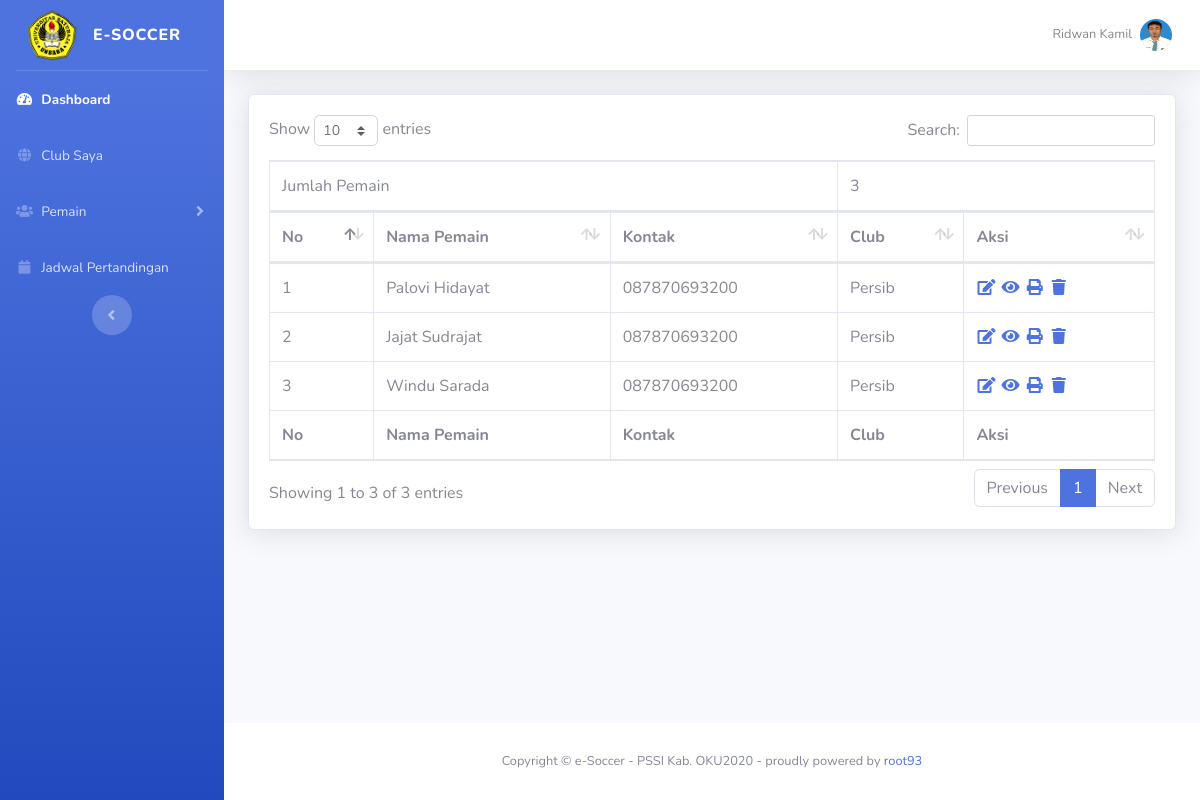
/user/adminclub?page=pemain (signed in), run on the app's committed database.
### tables this page shows
CREATE TABLE `pengaturan` (
  `id_pengaturan` tinyint(1) NOT NULL COMMENT 'id',
  `nama_situs` varchar(75) NOT NULL COMMENT 'nama situs',
  `nama_aplikasi` varchar(75) NOT NULL COMMENT 'nama aplikasi',
  `nama_pengelola` varchar(75) NOT NULL COMMENT 'nama admin situs',
  `deskripsi_situs` text NOT NULL,
  `alamat_situs` text NOT NULL COMMENT 'alamat rumah situs',
  `status_situs` enum('Open','Maintenance') NOT NULL COMMENT 'buka tutup situs',
  `logo` varchar(25) NOT NULL COMMENT 'logo situs/aplikasi',
  `favicon` varchar(25) NOT NULL COMMENT 'icon situs'
);

CREATE TABLE `profile_admclub` (
  `id_admclub` int(11) NOT NULL COMMENT 'id admin club',
  `id_user` int(13) NOT NULL COMMENT 'id akun',
  `id_club` tinyint(4) NOT NULL DEFAULT 0 COMMENT 'id club admin',
  `nama_admclub` varchar(64) NOT NULL COMMENT 'nama admin club',
  `tempat_lahir` varchar(50) DEFAULT NULL COMMENT 'tempat lahir',
  `tgl_lahir` varchar(10) DEFAULT NULL COMMENT 'tgl lahir',
  `alamat` text DEFAULT NULL COMMENT 'alamat admin club',
  `kontak_admin` varchar(13) NOT NULL COMMENT 'nomor kontak admin club'
);

CREATE TABLE `users` (
  `id_user` int(13) NOT NULL COMMENT 'id of user',
  `nik` varchar(16) NOT NULL COMMENT 'username login',
  `password` varchar(255) NOT NULL COMMENT 'password',
  `role` varchar(15) NOT NULL COMMENT 'hak akses',
  `status` tinyint(4) NOT NULL DEFAULT 0,
  `nama_user` varchar(64) NOT NULL,
  `foto_user` varchar(100) NOT NULL
);

CREATE TABLE `profile_pemain` (
  `id_pemain` int(11) NOT NULL COMMENT 'id pemain',
  `id_user` int(13) NOT NULL COMMENT 'id user akun',
  `id_club` tinyint(4) NOT NULL DEFAULT 0 COMMENT 'id club pemain',
  `no_punggung_pemain` varchar(2) DEFAULT NULL COMMENT 'no punggung pemain',
  `posisi_pemain` enum('Goal Keeper','Bek Tengah','Bek Sayap','Gelandang','Gelandang Bertahan','Gelandang Tengah','Gelandang Serang','Gelandang Sayap','Penyerang') DEFAULT NULL COMMENT 'posisi pemain',
  `nama_pemain` varchar(64) NOT NULL COMMENT 'nama pemain',
  `nik` varchar(16) NOT NULL COMMENT 'nik pemain',
  `no_kk` varchar(16) DEFAULT NULL COMMENT 'no kk pemain',
  `tempat_lahir` varchar(50) DEFAULT NULL COMMENT 'tempat lahir ',
  `tgl_lahir` varchar(10) DEFAULT NULL COMMENT 'tgl lahir ',
  `tinggi_badan` varchar(5) DEFAULT NULL COMMENT 'tinggi badan',
  `berat_badan` varchar(5) DEFAULT NULL COMMENT 'berat badan',
  `golongan_darah` enum('','A','B','AB','O') NOT NULL COMMENT 'golongan darah',
  `alamat` text DEFAULT NULL COMMENT 'alamat lengkap',
  `kontak_pemain` varchar(13) NOT NULL COMMENT 'kontak pemain'
);

CREATE TABLE `profile_club` (
  `id_club` int(5) NOT NULL COMMENT 'id club',
  `nama_club` varchar(50) NOT NULL COMMENT 'nama club',
  `alamat_club` text NOT NULL COMMENT 'alamat club',
  `kontak_club` varchar(13) NOT NULL COMMENT 'kontak club',
  `logo_club` varchar(25) NOT NULL COMMENT 'logo club'
);

### app/core/class.settings.php (called while the page is built, shortened)
<?php
class settings extends smpl
{
	public function siteInfo()
	{
		$sql ="SELECT * FROM pengaturan WHERE id_pengaturan=1";
		$perintah = $this->query($sql);
		return $perintah;
	}
	public function loadInfo()
	{
		$this->info=$this->siteInfo();
		$this->infosite=$this->info->fetch_array();
		return $this->infosite;
	}
}
?>

### config/database.php (called while the page is built, shortened)
<?php
class Database
{
	private $host="localhost";
	private $username="root";
	private $pass="";
	private $db="pssi";
	public function __construct()
	{
		$this->koneksi = new mysqli($this->host, $this->username, $this->pass, $this->db);
		return $this->koneksi;
	}
}
?>

### app/core/class.public.query.php (called while the page is built, shortened)
<?php
class smpl extends dataInput
{
	public function query($data)
	{
		$prth = $this->koneksi->query($data);
		return $prth;
	}
	public function sessionData($data)
	{
		if(!empty($data)):
			if($_SESSION['role']=='administrator'):
			    $sql="SELECT * FROM users WHERE id_user='$data'";
				$perintah=$this->query($sql);
				$this->datasession=$perintah->fetch_array();
				return $this->datasession;
				return $perintah->free_result();
			elseif($_SESSION['role']=='adminclub'):
			    $sql="SELECT id_admclub, id_club, profile_admclub.id_user, nik, role, nama_user, foto_user,  tempat_lahir, tgl_lahir, alamat, kontak_admin FROM profile_admclub INNER JOIN users ON profile_admclub.id_user=users.id_user WHERE profile_admclub.id_user='$data'";
				$perintah=$this->query($sql);
				$this->datasession=$perintah->fetch_array();
				return $this->datasession;
				return $perintah->free_result();
			endif;
		endif;
	}
}
?>

### app/core/class.admin.query.php (called while the page is built, shortened)
<?php
class adminOperation extends smpl
{
	public function listAll_Pemain_session($data)
	{
		if(!empty($data)):
			$sql = "SELECT id_pemain, profile_pemain.id_user, profile_club.id_club, nama_club, nama_pemain, no_punggung_pemain, posisi_pemain, profile_pemain.nik, no_kk, tempat_lahir, tgl_lahir, tinggi_badan, berat_badan, golongan_darah, alamat,  kontak_pemain, status FROM profile_pemain INNER JOIN profile_club ON profile_pemain.id_club=profile_club.id_club INNER JOIN users ON profile_pemain.id_user=users.id_user WHERE profile_club.id_club='$data'";
			$perintah=$this->query($sql);
			return $perintah;
		endif;
	}
}

### app/html/main.form.admin.php (the view, shortened to what this page needs)
<?php
class main_Admin extends adminOperation
{
	public function form_pemainSaya()
	{
		$this->sessionData($this->filter($_SESSION['id_user']));
		$pemain = $this->listAll_Pemain_session($this->datasession['id_club']);
		$pemain_jml = $pemain->num_rows;
		echo
		'
		 <div class="card shadow mb-4">
		 	<div class="card-body">
			 	<div class="table-responsive">
	                <table class="table table-bordered" id="dataTable" width="100%" cellspacing="0">
	                  <thead>
	                  	<tr>
	                  		<td colspan="3">Jumlah Pemain</td>
	                  		<td colspan="2">'.$pemain_jml.'</td>
	                  	</tr>
	                    <tr>
	                      <th>No</th>
	                      <th>Nama Pemain</th>
	                      <th>Kontak</th>
	                      <th>Club</th>
	                      <th>Aksi</th>
	                    </tr>
	                  </thead>
	                  <tfoot>
	                    <tr>
	                      <th>No</th>
	                      <th>Nama Pemain</th>
	                      <th>Kontak</th>
	                      <th>Club</th>
	                      <th>Aksi</th>
	                    </tr>
	                  </tfoot>
	                  <tbody>';
		           		$no =1;
		              	while($row=$pemain->fetch_array()){
							echo'
							<tr>
								<td>'.$no.'</td>
								<td>'.$row['nama_pemain'].'</td>
								<td>'.$row['kontak_pemain'].'</td>
								<td>'.$row['nama_club'].'</td>
								<td>
								<a href="?page=edit pemain&id_user='.$row['id_user'].'&club='.$row['nama_club'].'"><i class="fas fa-fw fa-edit"></i></a>
								<a href="?page=detail pemain&id_user='.$row['id_user'].'&club='.$row['nama_club'].'"><i class="fas fa-fw fa-eye"></i></a>
								<a href="../../app/pdf/print.pemain.php?id_user='.$row['id_user'].'&club='.$row['nama_club'].'" target="_blank"><i class="fas fa-fw fa-print"></i></a>
								<a href="?page=delete pemain&id_user='.$this->id_club=$row['id_user'].'"><i class="fas fa-fw fa-trash"></i></a>
								</td>
							</tr>
							';
							$no+=1;
						}
	                   echo'
	                  </tbody>
	                </table>
	            </div>
	        </div>
	     </div>
		';
	}
}
?>

### app/html/theme.php (shortened to what this page needs)
<?php
class themeProperty extends settings
{
	public function head()
	{
		$this->sessionData($this->filter($_SESSION['id_user']));
		$this->loadInfo();
		echo'
			<!DOCTYPE html>
			<html lang="en">
			<head>
			  <meta charset="utf-8">
			  <meta http-equiv="X-UA-Compatible" content="IE=edge">
			  <meta name="viewport" content="width=device-width, initial-scale=1, shrink-to-fit=no">
			  <meta name="description" content="'.$this->infosite['deskripsi_situs'].'">
			  <meta name="author" content="'.$this->infosite['nama_pengelola'].'">
			  <link rel="icon" href="../../content/web/'.$this->infosite['favicon'].'">
			  <title>'.$this->infosite['nama_aplikasi'].' - '.$this->infosite['nama_situs'].'</title>
		';
	}
	public function css()
	{
		echo'
		<link href="../../assets/templates/vendor/fontawesome-free/css/all.min.css" rel="stylesheet" type="text/css">
		<link href="https://fonts.googleapis.com/css?family=Nunito:200,200i,300,300i,400,400i,600,600i,700,700i,800,800i,900,900i" rel="stylesheet">
	 	<link href="../../assets/templates/css/sb-admin-2.min.css" rel="stylesheet">
	 	<link href="../../assets/templates/vendor/datepicker/css/bootstrap-datepicker.css" rel="stylesheet">
 		<link href="../../assets/templates/vendor/datatables/dataTables.bootstrap4.min.css" rel="stylesheet">
			</head>
		<body id="page-top">
		<div id="wrapper">
		';
	}
	public function topBar()
	{
		echo
		'
        <nav class="navbar navbar-expand navbar-light bg-white topbar mb-4 static-top shadow">
          <ul class="navbar-nav ml-auto">
            <li class="nav-item dropdown no-arrow d-sm-none">
            <li class="nav-item dropdown no-arrow">
              <a class="nav-link dropdown-toggle" href="#" id="userDropdown" role="button" data-toggle="dropdown" aria-haspopup="true" aria-expanded="false">
                <span class="mr-2 d-none d-lg-inline text-gray-600 small">'.$this->datasession['nama_user'].'</span>
               '.$this->getDirImage_round2('../../content/foto/'.$this->datasession['role'].'/',$this->datasession['foto_user']).'
              </a>
            </li>
          </ul>
        </nav>
        <div class="container-fluid">
		';
	}
	public function menuAdminclub()
	{
		echo '
		    <ul class="navbar-nav bg-gradient-primary sidebar sidebar-dark accordion" id="accordionSidebar">
		      <a class="sidebar-brand d-flex align-items-center justify-content-center" href="?page=home">
		        <div class="sidebar-brand-icon">
		          '.$this->getDirImage2('../../content/web/',$this->infosite['logo']).'
		        </div>
		        <div class="sidebar-brand-text mx-3">'.$this->infosite['nama_aplikasi'].'</div>
		      </a>
		      <hr class="sidebar-divider my-0">
		      <li class="nav-item active">
		        <a class="nav-link" href="?page=home">
		          <i class="fas fa-fw fa-tachometer-alt"></i>
		          <span>Dashboard</span></a>
		      </li>
			  <li class="nav-item">
			        <a class="nav-link" href="?page=club saya">
			          <i class="fas fa-fw fa-globe"></i>
			          <span>Club Saya</span></a>
			  </li>
		      <li class="nav-item">
		        <a class="nav-link collapsed" href="#" data-toggle="collapse" data-target="#collapseUtilities" aria-expanded="true" aria-controls="collapseUtilities">
		          <i class="fas fa-fw fa-users"></i>
		          <span>Pemain</span>
		        </a>
		        <div id="collapseUtilities" class="collapse" aria-labelledby="headingUtilities" data-parent="#accordionSidebar">
		          <div class="bg-white py-2 collapse-inner rounded">
		            <h6 class="collapse-header">Menu:</h6>
		            <a class="collapse-item" href="?page=pemain">Daftar Pemain</a>
		            <a class="collapse-item" href="?page=tambah pemain">Tambah Pemain</a>
		          </div>
		        </div>
		      </li>
			  <li class="nav-item">
			        <a class="nav-link" href="?page=jadwal tanding">
			          <i class="fas fa-fw fa-calendar"></i>
			          <span>Jadwal Pertandingan</span></a>
			  </li>
		      <div class="text-center d-none d-md-inline">
		        <button class="rounded-circle border-0" id="sidebarToggle"></button>
		      </div>
		    </ul>
    		<div id="content-wrapper" class="d-flex flex-column">
		    <div id="content">
		';
	}
	public function footer()
	{
		echo'
    	</div>
		</div>
	      <footer class="sticky-footer bg-white">
	        <div class="container my-auto">
	          <div class="copyright text-center my-auto">
	            <span>Copyright &copy; '.$this->infosite['nama_aplikasi'].' - '.$this->infosite['nama_situs'].'2020 - proudly powered by <a href="https://roo93.co.id" target="_blank" rel="dofollow">root93</a></span>
	          </div>
	        </div>
	      </footer>
	    </div>
		</div>
		<a class="scroll-to-top rounded" href="#page-top">
		    <i class="fas fa-angle-up"></i>
		</a>
		  <script src="../../assets/templates/vendor/jquery/jquery.min.js"></script>
		  <script src="../../assets/templates/vendor/bootstrap/js/bootstrap.bundle.min.js"></script>
		  <script src="../../assets/templates/vendor/jquery-easing/jquery.easing.min.js"></script>
		  <script src="../../assets/templates/js/sb-admin-2.min.js"></script>
		  <script src="../../assets/templates/vendor/datatables/jquery.dataTables.min.js"></script>
		  <script src="../../assets/templates/vendor/datatables/dataTables.bootstrap4.min.js"></script>
		  <script src="../../assets/templates/vendor/chart.js/Chart.min.js"></script>
		  <script type="text/javascript" src="../../assets/ckeditor/ckeditor.js"></script>
		  <script src="../../assets/templates/vendor/datepicker/js/bootstrap-datepicker.js"></script>
		  <script src="../../assets/templates/vendor/datepicker/js/datepicker-format.js"></script>
		  <script src="../../assets/templates/js/demo/datatables-demo.js"></script>
		  <!-- Page level custom scripts
		  <script src="../../assets/templates/js/demo/chart-area-demo.js"></script>
		  <script src="../../assets/templates/js/demo/chart-pie-demo.js"></script>
		   -->
		</body>
		</html>
		';
	}
}

### app/core/class.input.php (shortened to what this page needs)
<?php
class dataInput extends Database
{
	public function getDirImage2($path,$data)
	{
		return '
		<img class="img-fluid" height="80px" width="50px" src="'.$path.''.$data.'" alt="image" />
		';
	}
	public function getDirImage_round2($path,$data)
	{
		return '
		<img class="img-profile rounded-circle" height="80px" width="80px" src="'.$path.''.$data.'" alt="image" />
		';
	}
}
?>

### data on the page
pengaturan: logo (picture), nama_aplikasi "E-SOCCER", nama_aplikasi "e-Soccer", nama_situs "PSSI Kab. OKU"
profile_admclub: id_user.nama_user "Ridwan Kamil", id_user.foto_user (picture)
profile_pemain: nama_pemain "Palovi Hidayat", kontak_pemain "087870693200", id_club.nama_club "Persib"
profile_pemain: nama_pemain "Jajat Sudrajat", kontak_pemain "087870693200", id_club.nama_club "Persib"
profile_pemain: nama_pemain "Windu Sarada", kontak_pemain "087870693200", id_club.nama_club "Persib"

### other printed values
$pemain_jml "3"
